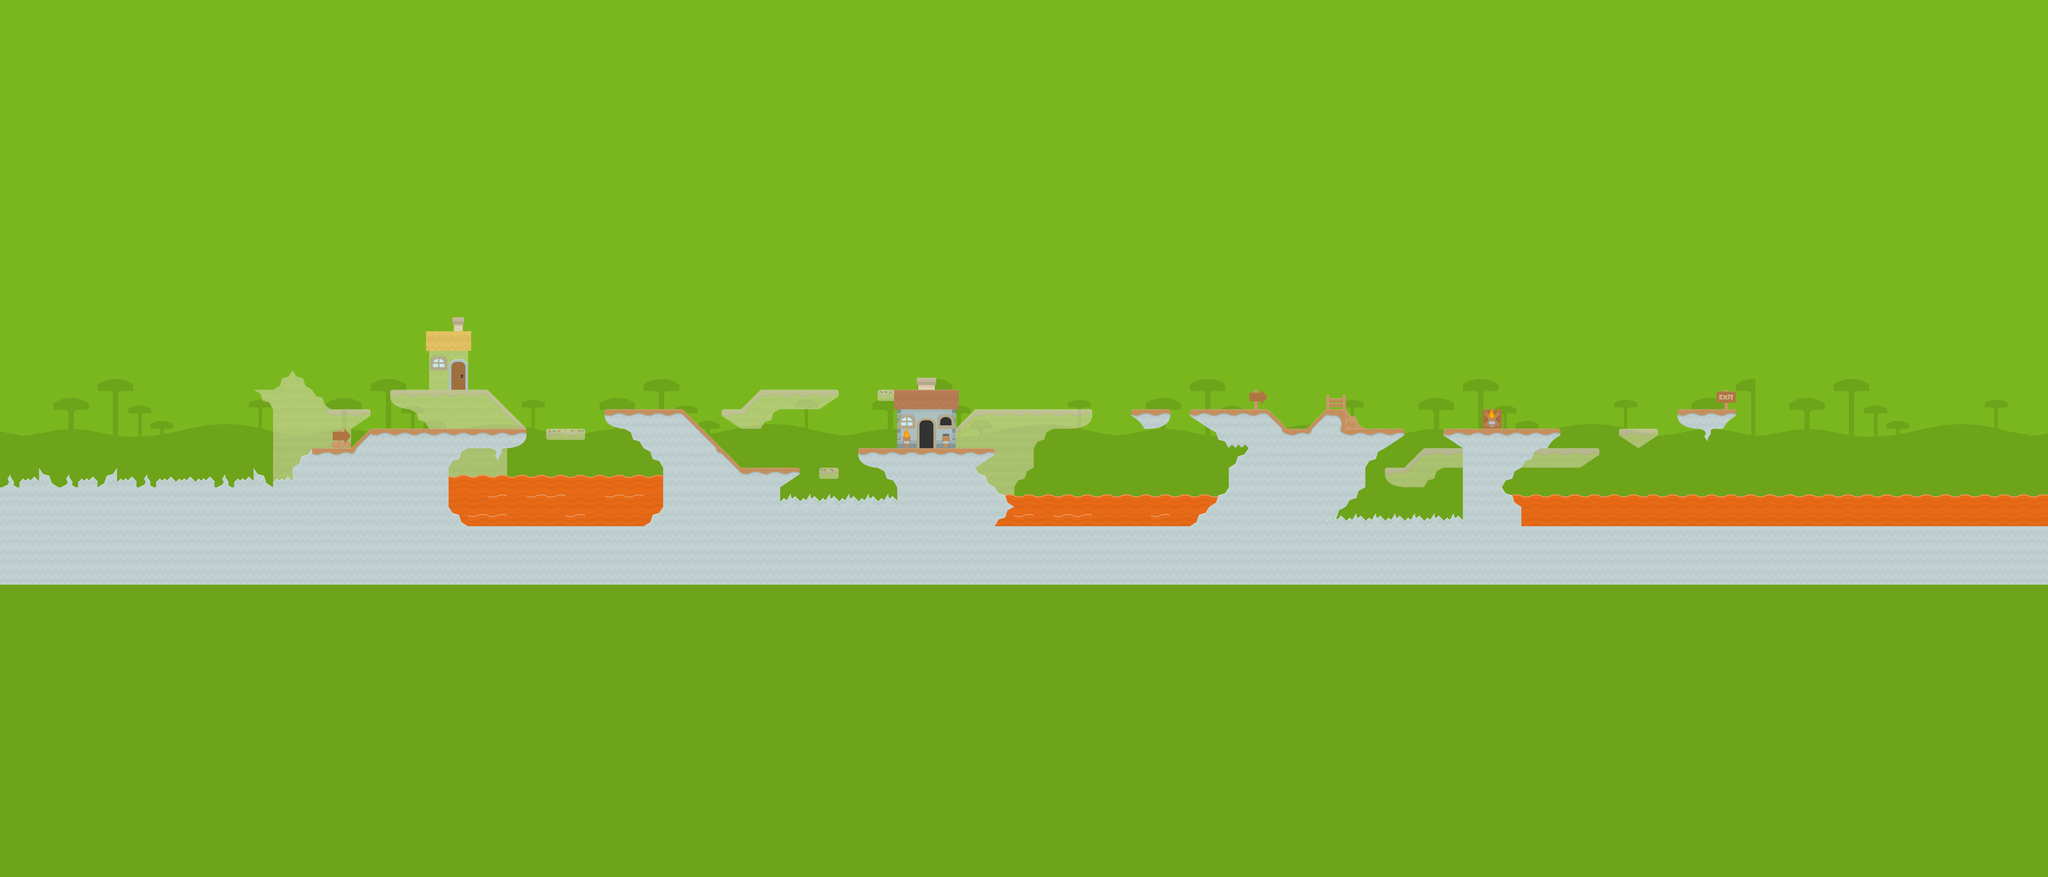

This game map was drawn from its Tiled (.tmx) file and the tilesets committed beside it. A one-line description and the trimmed map source follow:
An orthogonal 105x45 tile map with 70x70 px tiles, 5 tile layers (background, lane2_ground1, lane2_ground2, lane1_ground1, ...), 7 tilesets and 17 objects.

<map version="1.0" orientation="orthogonal" renderorder="right-down" width="105" height="45" tilewidth="70" tileheight="70" nextobjectid="31">
 <tileset firstgid="1" name="tiles_cake" tilewidth="70" tileheight="70" tilecount="49" columns="7">
  <image source="Tilesheets/extended ground tilesets/tiles_cake.png" width="512" height="512" />
 </tileset>
 <tileset firstgid="50" name="tiles_base" tilewidth="70" tileheight="70" spacing="2" tilecount="156" columns="12">
  <image source="Tilesheets/tiles_base.png" width="914" height="936" />
  <tile id="25">
   <animation>
    <frame tileid="25" duration="125" />
    <frame tileid="37" duration="125" />
   </animation>
  </tile>
 </tileset>
 <tileset firstgid="206" name="tiles_dirt" tilewidth="70" tileheight="70" tilecount="49" columns="7">
  <image source="Tilesheets/extended ground tilesets/tiles_dirt.png" width="512" height="512" />
 </tileset>
 <tileset firstgid="255" name="tiles_building" tilewidth="70" tileheight="70" tilecount="98" columns="14">
  <image source="Tilesheets/tiles_building.png" width="980" height="490" />
 </tileset>
 <tileset firstgid="353" name="tiles_request" tilewidth="70" tileheight="70" tilecount="98" columns="14">
  <image source="Tilesheets/tiles_request.png" width="980" height="490" />
 </tileset>
 <tileset firstgid="451" name="bg_shroom" tilewidth="70" tileheight="70" tilecount="98" columns="14">
  <image source="Backgrounds/bg_shroom.png" width="1024" height="512" />
 </tileset>
 <tileset firstgid="549" name="tiles_dirt" tilewidth="70" tileheight="70" tilecount="49" columns="7">
  <image source="Tilesheets/extended ground tilesets/tiles_dirt.png" width="512" height="512" />
 </tileset>
 <layer name="background" width="105" height="45">
  <data>[4725 cells, 4725 non-empty, 98 distinct tile ids]</data>
 </layer>
 <layer name="lane2_ground1" width="105" height="45" opacity="0.51">
  <data>[4725 cells, 152 non-empty, 20 distinct tile ids]</data>
 </layer>
 <layer name="lane2_ground2" width="105" height="45" opacity="0.98">
  <data>[4725 cells, 8 non-empty, 7 distinct tile ids]</data>
 </layer>
 <layer name="lane1_ground1" width="105" height="45">
  <data>[4725 cells, 672 non-empty, 46 distinct tile ids]</data>
 </layer>
 <layer name="lane1_ground2" width="105" height="45">
  <data>[4725 cells, 71 non-empty, 27 distinct tile ids]</data>
 </layer>
 <objectgroup name="lane1_collision">
  <object id="2" x="1112" y="2095">
   <polyline points="0,0 7,-485 147,-487 217,-557 774,-554 775,-525 763,-503 732,-490 692,-485 568,-484 498,-415 496,2" />
  </object>
  <object id="3" x="2379" y="2098">
   <polyline points="0,0 1,-421 -136,-557 -189,-572 -210,-600 -210,-626 70,-628 279,-417 488,-419 490,-395 422,-348 422,-297 423,-6" />
  </object>
  <object id="4" x="3218" y="2094">
   <polyline points="0,0 -1,-343 -67,-413 -112,-424 -140,-450 -140,-481 348,-484 351,-464 286,-416 419,-275 353,-206 355,3" />
  </object>
  <object id="6" x="4271" y="1887">
   <polyline points="0,0 227,-284 140,-282 0,-392 -2,-415 279,-417 348,-351 419,-347 492,-418 562,-418 571,-396 594,-388 604,-367 626,-347 767,-348 768,-325 676,-265 627,-209 629,-141 523,-29 524,205" />
  </object>
  <object id="7" x="5249" y="2097">
   <polyline points="0,0 2,-487 -68,-537 -67,-557 349,-557 350,-537 145,-351 209,-280 209,-7" />
  </object>
  <object id="26" x="6021.21" y="1507.58">
   <polyline points="0,0 0,-33.3333 200,-30.303 203.03,-15.1515" />
  </object>
  <object id="29" x="4063.64" y="1492.42">
   <polyline points="0,0 0,-24.2424 142.424,-24.2424 139.394,3.0303" />
  </object>
 </objectgroup>
 <objectgroup name="lane2_collision">
  <object id="10" x="1169" y="1470">
   <polyline points="0,0 157,-1 161,21 93,72 90,141 -115,345" />
  </object>
  <object id="11" x="1541" y="2095">
   <polyline points="0,0 -3,-561 -75,-626 -119,-638 -140,-665 -140,-693 209,-695 350,-555 279,-490 278,2" />
  </object>
  <object id="16" x="3362" y="2097">
   <polyline points="0,0 -1,-487 139,-628 558,-629 558,-593 516,-562 418,-557 345,-485 347,-417 278,-345 277,1" />
  </object>
  <object id="19" x="1960.61" y="1562.12">
   <polyline points="0,0 0,-27.2727 142.424,-27.2727 148.485,-9.09091" />
  </object>
  <object id="20" x="2593.94" y="1489.39">
   <polyline points="0,0 0,-24.2424 72.7273,-24.2424 139.394,-87.8788 412.121,-90.9091 412.121,-66.6667" />
  </object>
  <object id="21" x="3151.52" y="1431.82">
   <polyline points="0,0 0,-30.303 203.03,-30.303 203.03,3.0303" />
  </object>
  <object id="22" x="2936.36" y="1716.67">
   <polyline points="0,0 0,-36.3636 72.7273,-36.3636" />
  </object>
  <object id="23" x="4969.7" y="1713.64">
   <polyline points="0,0 0,-36.3636 75.7576,-36.3636 145.455,-106.061 769.697,-112.121 769.697,-90.9091" />
  </object>
  <object id="25" x="5809.09" y="1562.12">
   <polyline points="0,0 -3.0303,-30.303 145.455,-27.2727 148.485,-6.06061" />
  </object>
 </objectgroup>
 <objectgroup name="goal_collision">
  <object id="30" x="6154" y="1463">
   <polyline points="0,0 0,-76 80,-71" />
  </object>
 </objectgroup>
</map>
